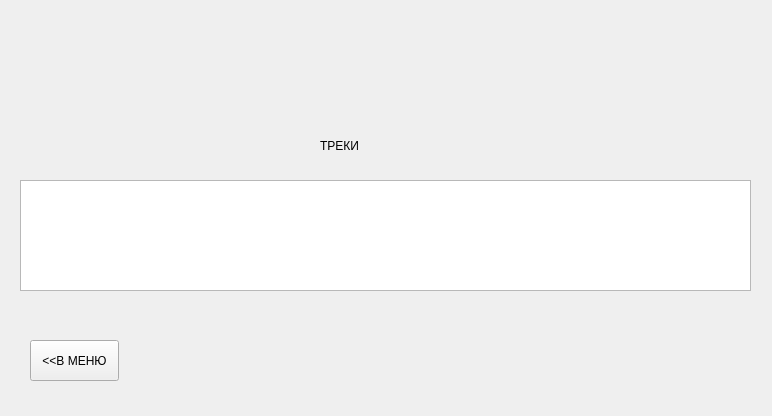
<?xml version="1.0" encoding="UTF-8"?>
<ui version="4.0">
 <class>TrackView</class>
 <widget class="QWidget" name="TrackView">
  <property name="geometry">
   <rect>
    <x>0</x>
    <y>0</y>
    <width>772</width>
    <height>416</height>
   </rect>
  </property>
  <property name="windowTitle">
   <string>Form</string>
  </property>
  <widget class="QLabel" name="label">
   <property name="geometry">
    <rect>
     <x>320</x>
     <y>120</y>
     <width>51</width>
     <height>51</height>
    </rect>
   </property>
   <property name="text">
    <string>ТРЕКИ</string>
   </property>
  </widget>
  <widget class="QTableView" name="tableView">
   <property name="geometry">
    <rect>
     <x>20</x>
     <y>180</y>
     <width>731</width>
     <height>111</height>
    </rect>
   </property>
  </widget>
  <widget class="QPushButton" name="btnMenu">
   <property name="geometry">
    <rect>
     <x>30</x>
     <y>340</y>
     <width>89</width>
     <height>41</height>
    </rect>
   </property>
   <property name="text">
    <string>&lt;&lt;В МЕНЮ</string>
   </property>
  </widget>
 </widget>
 <resources/>
 <connections/>
</ui>
